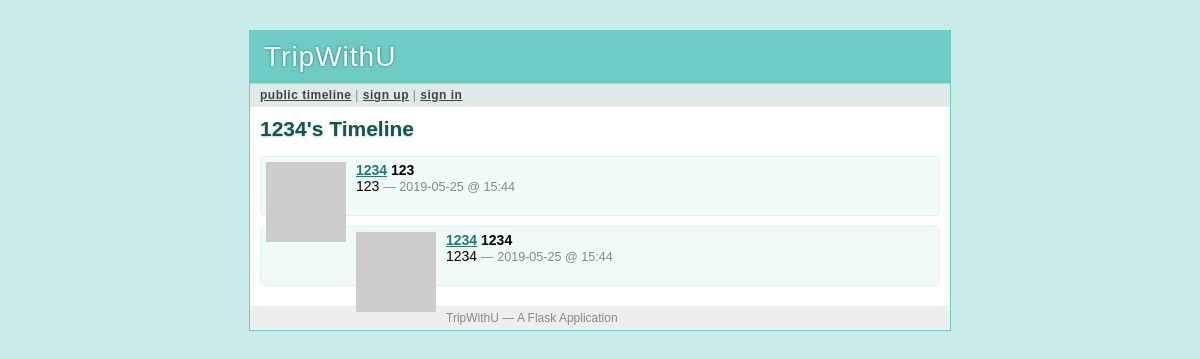
/1234, run on the app's committed database.
### tables this page shows
CREATE TABLE user (
    userNum integer primary key autoincrement,
    name string not null,
    email string not null,
    address string not null,
    interestedPlace1 string not null,
    interestedPlace2 string not null,
    profilepic blob,
    userID string not null,
    password string not null,
    interest string not null,
    tripstyle string not null,
    pubTime integer not null
);

CREATE TABLE posting (
    postingNum integer primary key autoincrement,
    title string not null,
    userNum integer not null,
    contents string not null,
    tripdate integer,
    destination1 integer,
    destination2 integer,
    pubTime integer not null
);

### tripex.py (the view)
@app.route('/<userID>')
def user_timeline(userID):
    profile_user = query_db('select * from user where userID = ?',
                            [userID], one=True)
    if profile_user is None:
        abort(404)
    followed = False
    if g.user:
        followed = query_db('''select 1 from follower where
            follower.who_num = ? and follower.whom_num = ?''',
            [session['userNum'], profile_user['userNum']],
            one=True) is not None
    return render_template('timeline.html',postings=query_db('''
            select posting.*, user.* from posting, user where
            user.userNum = posting.userNum and user.userNum = ?
            order by posting.pubTime desc limit ?''',
            [profile_user['userNum'], PER_PAGE]), followed=followed,
            profile_user=profile_user)

### tripex.py (called while the page is built)
def connect_db():
    return sqlite3.connect(app.config['DATABASE'])

def query_db(query, args=(), one=False):
    cur = g.db.execute(query, args)
    rv = [dict((cur.description[idx][0], value)
            for idx, value in enumerate(row)) for row in cur.fetchall()]
    return (rv[0] if rv else None) if one else rv

def format_datetime(timestamp):
    return datetime.utcfromtimestamp(timestamp).strftime('%Y-%m-%d @ %H:%M')

def gravatar_url(email, size=80):
    return 'http://www.gravatar.com/avatar/%s?d=identicon&s=%d' % \
        (md5(email.strip().lower().encode('utf-8')).hexdigest(), size)

@app.before_request
def before_request():
    g.db = connect_db()
    g.user = None
    if 'userNum' in session:
        g.user = query_db('select * from user where userNum = ?',
                            [session['userNum']], one=True)

@app.teardown_request
def teardown_request(exception):
    if hasattr(g,'db'):
        g.db.close()

### templates/timeline.html (shortened to what this page needs)
{% extends "layout.html" %}
{% block title %}
    {% if request.endpoint == 'public_timeline' %}
        Public Timeline
    {% elif request.endpoint == 'user_timeline' %}
        {{ profile_user.userID }}'s Timeline
    {% else %}
        My Timeline
    {% endif %}
{% endblock %}
{% block body %}
    <h2>{{ self.title() }}</h2>
    <ul class=messages>
        {% for posting in postings %}
            <li><img src="{{ posting.email|gravatar(size=48) }}"><p>
                <strong><a href="{{ url_for('user_timeline', userID=posting.userID) }}">{{ posting.userID }}</a></strong>
                <strong>{{ posting.title }}</strong>
                <br>
                {{ posting.contents}}
                <small>&mdash; {{ posting.pubTime|datetimeformat }}</small>
            </p></li>
        {% else %}
            <li><em>There's no message so far.</em></li>
        {% endfor %}
    </ul>
{% endblock %}

### static/style.css (style rules this page uses)
a { color: #26776F; }
div.page h2 { margin: 0 0 15px 0; color: #105751; text-shadow: 0 1px 2px #ccc; }
div.page ul.messages { list-style: none; margin: 0; padding: 0; }
div.page ul.messages li { margin: 10px 0; padding: 5px; background: #F0FAF9; border: 1px solid #DBF3F1; -moz-border-radius: 5px; -webkit-border-radius: 5px; min-height: 48px; }
div.page ul.messages p { margin: 0; }
div.page ul.messages li img { float: left; padding: 0 10px 0 0; }
div.page ul.messages li small { font-size: 0.9em; color: #888; }

### data on the page
user: userID "1234", title "123", contents "123", pubTime "2019-05-25 @ 15:44", title "1234", contents "1234"
